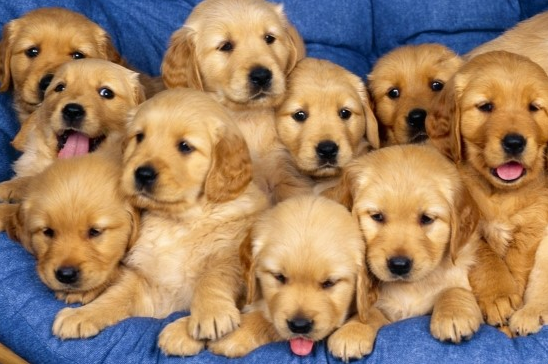
#> input picture Day1/dog.bmp, 548 x 364 px
$ python 5_copyimg.py
#> lines starting #> are read from the running program, lines starting #| are printed output that depends on the picture
import cv2

img_origin = cv2.imread('./dog.bmp')
#> img_origin is the input picture: shape (364, 548, 3); mean B, G, R 100.4, 128.9, 159
'''

img_origin = img_origin[91:125 , 125:245] # H, W
img_copy = img_origin

cv2.imshow('img_origin', img_origin)
cv2.imshow('img_copy', img_copy)
cv2.waitKey()
'''
img_copy = img_origin[91:125 , 125:245].copy()
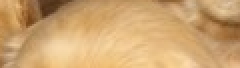
#> img_copy: shape (34, 120, 3) (shown 2 times larger); mean B, G, R 113.3, 164.9, 205.6

cv2.imshow('img_origin', img_origin)
cv2.imshow('img_copy', img_copy)
cv2.waitKey()
